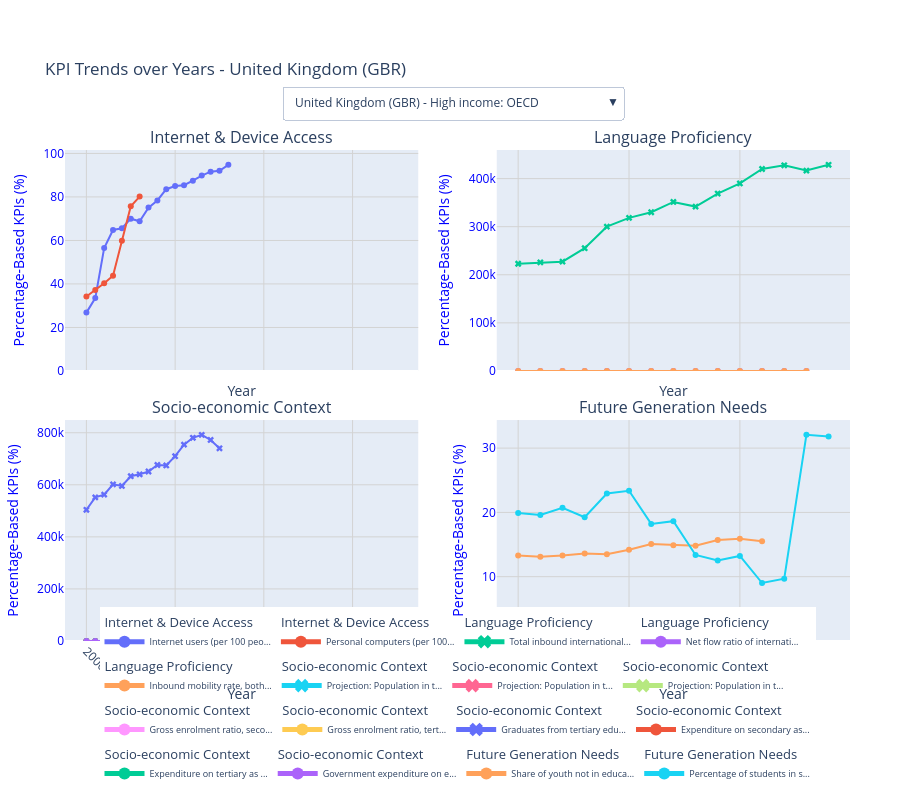

Notebook cell for this chart:
### Code cell
# Initialize the scorer with country data AND visualizer
scorer = EdStatsScorer(
    country_data=reduced_datasets["EdStatsCountry_reduced"],
    visualizer=visualizer  # Pass the visualizer reference here
)

# Calculate scores using the enriched statistics dataframe
scores_df = scorer.calculate_scores(enriched_stats)

# Now create the trend charts
trend_chart = scorer.create_kpi_trend_charts(top_n=5)
trend_chart.show()
